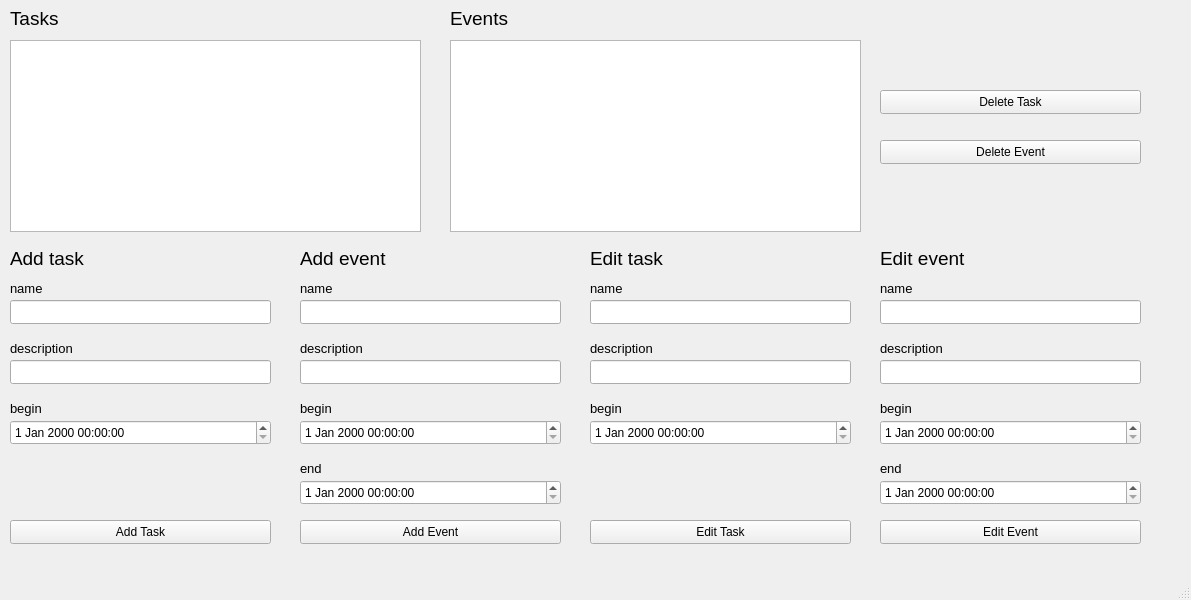
<?xml version="1.0" encoding="UTF-8"?>
<ui version="4.0">
 <class>MainWindow</class>
 <widget class="QMainWindow" name="MainWindow">
  <property name="geometry">
   <rect>
    <x>0</x>
    <y>0</y>
    <width>1191</width>
    <height>600</height>
   </rect>
  </property>
  <property name="windowTitle">
   <string>MainWindow</string>
  </property>
  <widget class="QWidget" name="centralwidget">
   <widget class="QLabel" name="tasksLabel">
    <property name="geometry">
     <rect>
      <x>10</x>
      <y>10</y>
      <width>51</width>
      <height>16</height>
     </rect>
    </property>
    <property name="font">
     <font>
      <pointsize>14</pointsize>
     </font>
    </property>
    <property name="text">
     <string>Tasks</string>
    </property>
   </widget>
   <widget class="QLabel" name="eventsLabel">
    <property name="geometry">
     <rect>
      <x>450</x>
      <y>10</y>
      <width>61</width>
      <height>16</height>
     </rect>
    </property>
    <property name="font">
     <font>
      <pointsize>14</pointsize>
     </font>
    </property>
    <property name="text">
     <string>Events</string>
    </property>
   </widget>
   <widget class="QLabel" name="addTaskLabel">
    <property name="geometry">
     <rect>
      <x>10</x>
      <y>250</y>
      <width>91</width>
      <height>16</height>
     </rect>
    </property>
    <property name="font">
     <font>
      <pointsize>14</pointsize>
     </font>
    </property>
    <property name="text">
     <string>Add task</string>
    </property>
   </widget>
   <widget class="QLabel" name="addEventLabel">
    <property name="geometry">
     <rect>
      <x>300</x>
      <y>250</y>
      <width>91</width>
      <height>16</height>
     </rect>
    </property>
    <property name="font">
     <font>
      <pointsize>14</pointsize>
     </font>
    </property>
    <property name="text">
     <string>Add event</string>
    </property>
   </widget>
   <widget class="QLineEdit" name="addNameTaskLineEdit">
    <property name="geometry">
     <rect>
      <x>10</x>
      <y>300</y>
      <width>261</width>
      <height>24</height>
     </rect>
    </property>
   </widget>
   <widget class="QLineEdit" name="addNameEventlineEdit">
    <property name="geometry">
     <rect>
      <x>300</x>
      <y>300</y>
      <width>261</width>
      <height>24</height>
     </rect>
    </property>
   </widget>
   <widget class="QLabel" name="nameTaskLabel">
    <property name="geometry">
     <rect>
      <x>10</x>
      <y>280</y>
      <width>91</width>
      <height>16</height>
     </rect>
    </property>
    <property name="font">
     <font>
      <pointsize>10</pointsize>
     </font>
    </property>
    <property name="text">
     <string>name</string>
    </property>
   </widget>
   <widget class="QLabel" name="nameEventLabel">
    <property name="geometry">
     <rect>
      <x>300</x>
      <y>280</y>
      <width>91</width>
      <height>16</height>
     </rect>
    </property>
    <property name="font">
     <font>
      <pointsize>10</pointsize>
     </font>
    </property>
    <property name="text">
     <string>name</string>
    </property>
   </widget>
   <widget class="QLabel" name="descriptionTaskLabel">
    <property name="geometry">
     <rect>
      <x>10</x>
      <y>340</y>
      <width>91</width>
      <height>16</height>
     </rect>
    </property>
    <property name="font">
     <font>
      <pointsize>10</pointsize>
     </font>
    </property>
    <property name="text">
     <string>description</string>
    </property>
   </widget>
   <widget class="QLineEdit" name="addDescriptionTaskLineEdit">
    <property name="geometry">
     <rect>
      <x>10</x>
      <y>360</y>
      <width>261</width>
      <height>24</height>
     </rect>
    </property>
   </widget>
   <widget class="QLabel" name="descriptionEventLabel">
    <property name="geometry">
     <rect>
      <x>300</x>
      <y>340</y>
      <width>91</width>
      <height>16</height>
     </rect>
    </property>
    <property name="font">
     <font>
      <pointsize>10</pointsize>
     </font>
    </property>
    <property name="text">
     <string>description</string>
    </property>
   </widget>
   <widget class="QLineEdit" name="addDescriptionEventLineEdit">
    <property name="geometry">
     <rect>
      <x>300</x>
      <y>360</y>
      <width>261</width>
      <height>24</height>
     </rect>
    </property>
   </widget>
   <widget class="QLabel" name="beginTaskLabel">
    <property name="geometry">
     <rect>
      <x>10</x>
      <y>400</y>
      <width>91</width>
      <height>16</height>
     </rect>
    </property>
    <property name="font">
     <font>
      <pointsize>10</pointsize>
     </font>
    </property>
    <property name="text">
     <string>begin</string>
    </property>
   </widget>
   <widget class="QLabel" name="beginEventLabel">
    <property name="geometry">
     <rect>
      <x>300</x>
      <y>400</y>
      <width>91</width>
      <height>16</height>
     </rect>
    </property>
    <property name="font">
     <font>
      <pointsize>10</pointsize>
     </font>
    </property>
    <property name="text">
     <string>begin</string>
    </property>
   </widget>
   <widget class="QLabel" name="endEventLabel">
    <property name="geometry">
     <rect>
      <x>300</x>
      <y>460</y>
      <width>91</width>
      <height>16</height>
     </rect>
    </property>
    <property name="font">
     <font>
      <pointsize>10</pointsize>
     </font>
    </property>
    <property name="text">
     <string>end</string>
    </property>
   </widget>
   <widget class="QPushButton" name="addTaskButton">
    <property name="geometry">
     <rect>
      <x>10</x>
      <y>520</y>
      <width>261</width>
      <height>24</height>
     </rect>
    </property>
    <property name="text">
     <string>Add Task</string>
    </property>
   </widget>
   <widget class="QPushButton" name="addEventButton">
    <property name="geometry">
     <rect>
      <x>300</x>
      <y>520</y>
      <width>261</width>
      <height>24</height>
     </rect>
    </property>
    <property name="text">
     <string>Add Event</string>
    </property>
   </widget>
   <widget class="QLabel" name="editDescriptionEventLabel">
    <property name="geometry">
     <rect>
      <x>880</x>
      <y>340</y>
      <width>91</width>
      <height>16</height>
     </rect>
    </property>
    <property name="font">
     <font>
      <pointsize>10</pointsize>
     </font>
    </property>
    <property name="text">
     <string>description</string>
    </property>
   </widget>
   <widget class="QLabel" name="editBeginTaskLabel">
    <property name="geometry">
     <rect>
      <x>590</x>
      <y>400</y>
      <width>91</width>
      <height>16</height>
     </rect>
    </property>
    <property name="font">
     <font>
      <pointsize>10</pointsize>
     </font>
    </property>
    <property name="text">
     <string>begin</string>
    </property>
   </widget>
   <widget class="QLabel" name="editBeginEventLabel">
    <property name="geometry">
     <rect>
      <x>880</x>
      <y>400</y>
      <width>91</width>
      <height>16</height>
     </rect>
    </property>
    <property name="font">
     <font>
      <pointsize>10</pointsize>
     </font>
    </property>
    <property name="text">
     <string>begin</string>
    </property>
   </widget>
   <widget class="QLabel" name="editEndEventLabel">
    <property name="geometry">
     <rect>
      <x>880</x>
      <y>460</y>
      <width>91</width>
      <height>16</height>
     </rect>
    </property>
    <property name="font">
     <font>
      <pointsize>10</pointsize>
     </font>
    </property>
    <property name="text">
     <string>end</string>
    </property>
   </widget>
   <widget class="QPushButton" name="editTaskButton">
    <property name="geometry">
     <rect>
      <x>590</x>
      <y>520</y>
      <width>261</width>
      <height>24</height>
     </rect>
    </property>
    <property name="text">
     <string>Edit Task</string>
    </property>
   </widget>
   <widget class="QLabel" name="editNameTaskLabel">
    <property name="geometry">
     <rect>
      <x>590</x>
      <y>280</y>
      <width>91</width>
      <height>16</height>
     </rect>
    </property>
    <property name="font">
     <font>
      <pointsize>10</pointsize>
     </font>
    </property>
    <property name="text">
     <string>name</string>
    </property>
   </widget>
   <widget class="QLineEdit" name="editNameTaskLineEdit">
    <property name="geometry">
     <rect>
      <x>590</x>
      <y>300</y>
      <width>261</width>
      <height>24</height>
     </rect>
    </property>
   </widget>
   <widget class="QLabel" name="editTaskLabel">
    <property name="geometry">
     <rect>
      <x>590</x>
      <y>250</y>
      <width>91</width>
      <height>16</height>
     </rect>
    </property>
    <property name="font">
     <font>
      <pointsize>14</pointsize>
     </font>
    </property>
    <property name="text">
     <string>Edit task</string>
    </property>
   </widget>
   <widget class="QLineEdit" name="editNameEventlineEdit">
    <property name="geometry">
     <rect>
      <x>880</x>
      <y>300</y>
      <width>261</width>
      <height>24</height>
     </rect>
    </property>
   </widget>
   <widget class="QLabel" name="editNameEventLabel">
    <property name="geometry">
     <rect>
      <x>880</x>
      <y>280</y>
      <width>91</width>
      <height>16</height>
     </rect>
    </property>
    <property name="font">
     <font>
      <pointsize>10</pointsize>
     </font>
    </property>
    <property name="text">
     <string>name</string>
    </property>
   </widget>
   <widget class="QLineEdit" name="editDescriptionEventLineEdit">
    <property name="geometry">
     <rect>
      <x>880</x>
      <y>360</y>
      <width>261</width>
      <height>24</height>
     </rect>
    </property>
   </widget>
   <widget class="QLabel" name="editEventLabel">
    <property name="geometry">
     <rect>
      <x>880</x>
      <y>250</y>
      <width>91</width>
      <height>16</height>
     </rect>
    </property>
    <property name="font">
     <font>
      <pointsize>14</pointsize>
     </font>
    </property>
    <property name="text">
     <string>Edit event</string>
    </property>
   </widget>
   <widget class="QLabel" name="editDescriptionTaskLabel">
    <property name="geometry">
     <rect>
      <x>590</x>
      <y>340</y>
      <width>91</width>
      <height>16</height>
     </rect>
    </property>
    <property name="font">
     <font>
      <pointsize>10</pointsize>
     </font>
    </property>
    <property name="text">
     <string>description</string>
    </property>
   </widget>
   <widget class="QLineEdit" name="editDescriptionTaskLineEdit">
    <property name="geometry">
     <rect>
      <x>590</x>
      <y>360</y>
      <width>261</width>
      <height>24</height>
     </rect>
    </property>
   </widget>
   <widget class="QPushButton" name="editEventButton">
    <property name="geometry">
     <rect>
      <x>880</x>
      <y>520</y>
      <width>261</width>
      <height>24</height>
     </rect>
    </property>
    <property name="text">
     <string>Edit Event</string>
    </property>
   </widget>
   <widget class="QPushButton" name="deleteTaskButton">
    <property name="geometry">
     <rect>
      <x>880</x>
      <y>90</y>
      <width>261</width>
      <height>24</height>
     </rect>
    </property>
    <property name="text">
     <string>Delete Task</string>
    </property>
   </widget>
   <widget class="QDateTimeEdit" name="beginTaskDateEdit">
    <property name="geometry">
     <rect>
      <x>10</x>
      <y>420</y>
      <width>261</width>
      <height>25</height>
     </rect>
    </property>
   </widget>
   <widget class="QDateTimeEdit" name="addBeginEventDateEdit">
    <property name="geometry">
     <rect>
      <x>300</x>
      <y>420</y>
      <width>261</width>
      <height>25</height>
     </rect>
    </property>
   </widget>
   <widget class="QDateTimeEdit" name="editBeginTaskDateEdit">
    <property name="geometry">
     <rect>
      <x>590</x>
      <y>420</y>
      <width>261</width>
      <height>25</height>
     </rect>
    </property>
   </widget>
   <widget class="QDateTimeEdit" name="addEndEventDateEdit">
    <property name="geometry">
     <rect>
      <x>300</x>
      <y>480</y>
      <width>261</width>
      <height>25</height>
     </rect>
    </property>
   </widget>
   <widget class="QDateTimeEdit" name="editBeginEventDateEdit">
    <property name="geometry">
     <rect>
      <x>880</x>
      <y>420</y>
      <width>261</width>
      <height>25</height>
     </rect>
    </property>
   </widget>
   <widget class="QDateTimeEdit" name="editEndEventDateEdit">
    <property name="geometry">
     <rect>
      <x>880</x>
      <y>480</y>
      <width>261</width>
      <height>25</height>
     </rect>
    </property>
   </widget>
   <widget class="QListWidget" name="tasksList">
    <property name="geometry">
     <rect>
      <x>10</x>
      <y>40</y>
      <width>411</width>
      <height>192</height>
     </rect>
    </property>
   </widget>
   <widget class="QListWidget" name="eventsList">
    <property name="geometry">
     <rect>
      <x>450</x>
      <y>40</y>
      <width>411</width>
      <height>192</height>
     </rect>
    </property>
   </widget>
   <widget class="QPushButton" name="deleteEventButton">
    <property name="geometry">
     <rect>
      <x>880</x>
      <y>140</y>
      <width>261</width>
      <height>24</height>
     </rect>
    </property>
    <property name="text">
     <string>Delete Event</string>
    </property>
   </widget>
  </widget>
  <widget class="QMenuBar" name="menubar">
   <property name="geometry">
    <rect>
     <x>0</x>
     <y>0</y>
     <width>1191</width>
     <height>21</height>
    </rect>
   </property>
  </widget>
  <widget class="QStatusBar" name="statusbar"/>
 </widget>
 <resources/>
 <connections/>
</ui>
